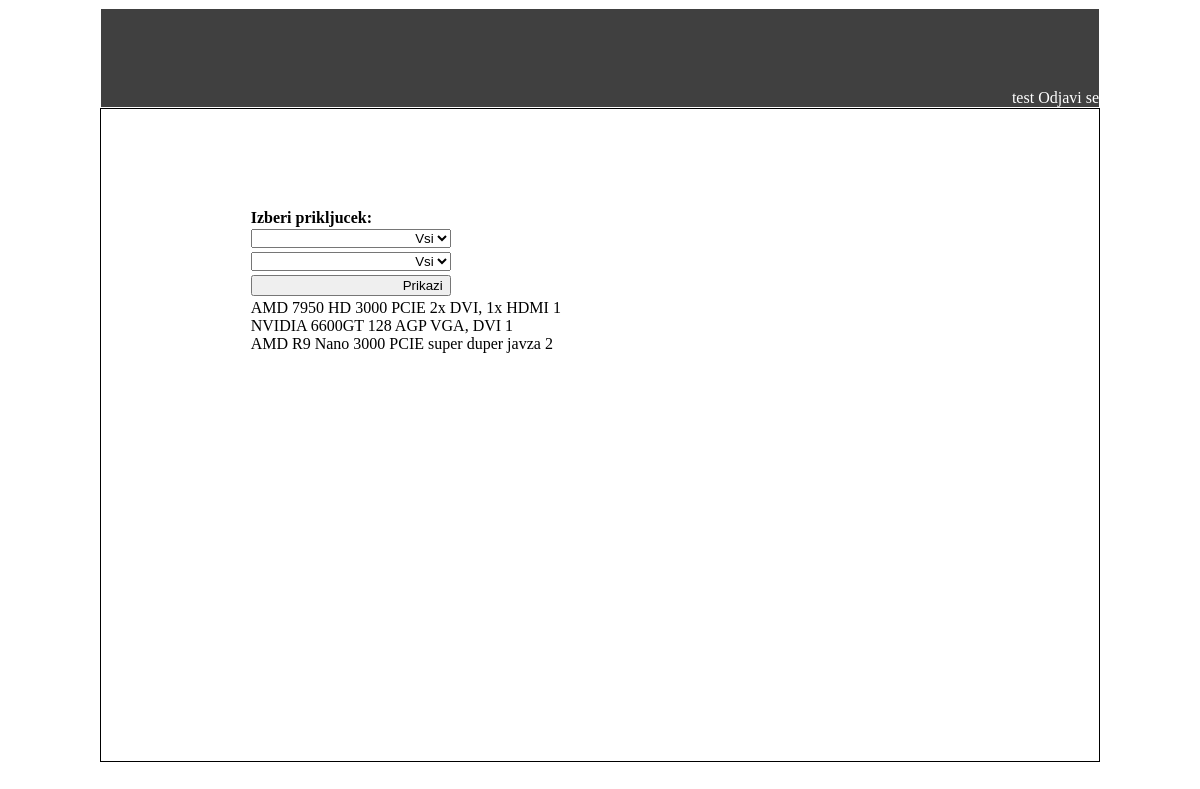
/kalkulator/graficne (signed in), run on the app's committed database.
### kalkulator/models.py (models this page shows)
class Graficne(models.Model):
    znamka = models.CharField(max_length=20)
    model = models.CharField(max_length=20)
    pomnilnik = models.CharField(max_length=20)
    povezava = models.CharField(max_length=20)
    opis = models.CharField(max_length=100)
    kolicina = models.CharField(max_length=20)

### kalkulator/views.py (the view, shortened to what this page needs)
@login_required
def graficne(request):
    context = {}
    graficne = Graficne.objects.all()
    context['graficne'] = graficne
    return render(request, 'kalkulator/graficne.html', context)

### kalkulator/templates/kalkulator/graficne.html (shortened to what this page needs)
{% extends "kalkulator/base.html" %}
{% block main %}
	<div id="Stanje">
		<form>
			<label>Izberi prikljucek:</label>
										<select name="znamka">
											<option selected>Vsi</option>
										</select>
										<select name="povezava">
											<option selected>Vsi</option>
										</select>
			<input type="submit" id="vpisi" value="Prikazi">
		</form>
		<br>
		<br>
		<br>
		<br>
		<br>
		{% for graficna in graficne %}
		{{graficna.znamka}} {{graficna.model}} {{graficna.pomnilnik}}  {{graficna.povezava}}  {{graficna.opis}} {{graficna.kolicina}}  <br>
		{% endfor %}
	</div>
{% endblock %}

### kalkulator/templates/kalkulator/base.html (shortened to what this page needs)
{% load static %}
<!DOCTYPE HTML>
<html>
	<head>
		<link href="{% static 'kalkulator/style.css' %}" rel="stylesheet"/>
	</head>
	<body>
		<div id="page">
			<div id="banner">
				{% block logout %}
					<div id="logout">
								{% if user.is_authenticated %}
									{{ user.username }}
									<a href="{% url 'login' %}">Odjavi se</a>
								{% endif %}
					</div>
				{% endblock %}
			</div>
			<div id="main">
				 {% block main %}
				 {% endblock %}
			</div>
		</div>
	</body>
</html>

### kalkulator/static/kalkulator/style.css (style rules this page uses)
body { max-width: 1000px; margin-left: auto; margin-right: auto; }
#page { width: 100%; height:98vh; }
#banner { position: relative; border: 1px solid white; box-sizing: border-box; max-width: 1000px; margin-left: auto; margin-right: auto; height: 100px; text-align: right; color: white; overflow: hidden; background-color: #404040; }
#main { height: 83.4%; border: 1px solid black; box-sizing: border-box; }
#logout { position: absolute; right: 0; bottom: 0; }
a:link { color: white; text-decoration: none; }
#Obrazec, #Stanje, #Porocilo { padding: 10% 15%; }
select, input, textarea { clear: both; float: left; width: 200px; margin: 2px 0px; text-align: right; }
label { float: left; clear: both; width: 200px; font-weight: bolder; }

### data on the page
Graficne: znamka "AMD", model "7950 HD", pomnilnik "3000", povezava "PCIE", opis "2x DVI, 1x HDMI", kolicina "1"
Graficne: znamka "NVIDIA", model "6600GT", pomnilnik "128", povezava "AGP", opis "VGA, DVI", kolicina "1"
Graficne: znamka "AMD", model "R9 Nano", pomnilnik "3000", povezava "PCIE", opis "super duper javza", kolicina "2"

### other printed values
{{ user.username }} "test"
